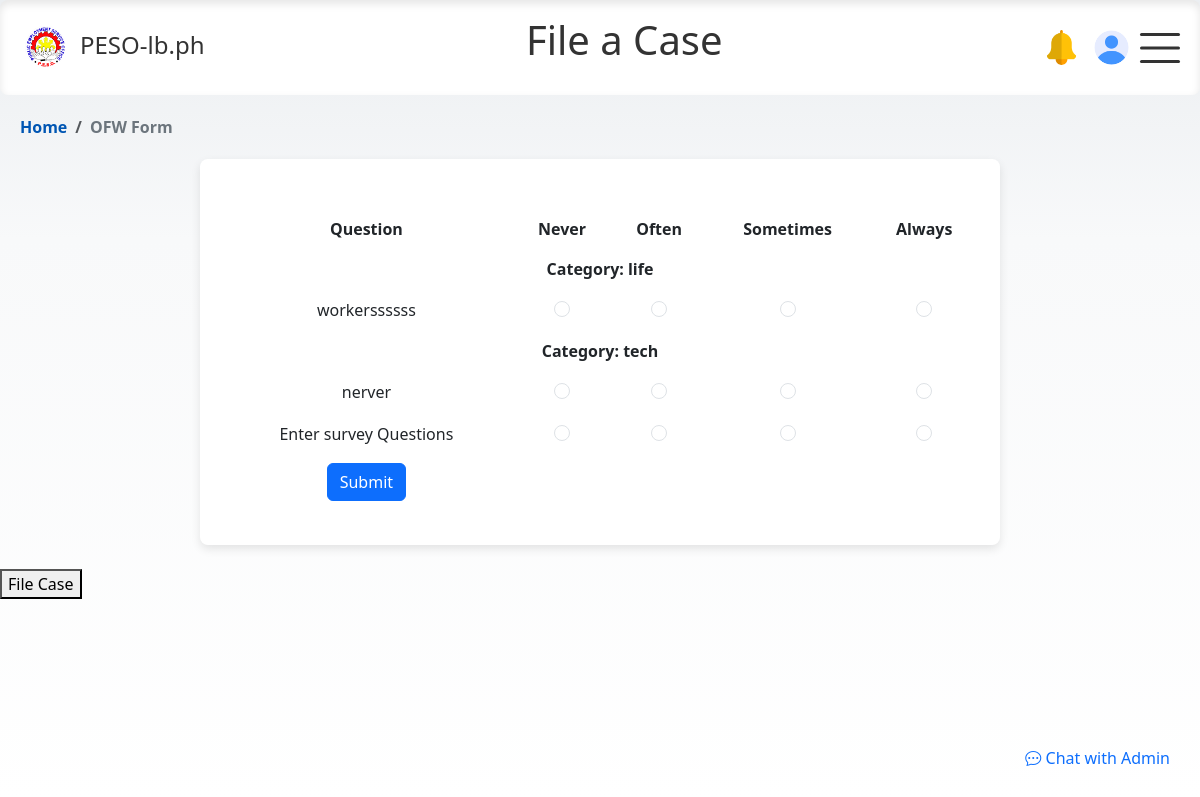
/html/applicant/ofw_form.php (signed in), run on the app's committed database.
### tables this page shows
CREATE TABLE `survey_form` (
  `id` int(11) NOT NULL,
  `question` varchar(200) DEFAULT NULL,
  `category` varchar(255) NOT NULL
);

### html/applicant/ofw_form.php (the view, shortened to what this page needs)
<?php
  include '../../php/conn_db.php';
  function checkSession() {
      if (!isset($_SESSION['id'])) {
          header("Location: ../login.html");
          exit();
      } else {
          return $_SESSION['id'];
      }
  }
  $userId = checkSession();
  $sql = "SELECT * FROM register WHERE id = ?";
  $stmt = $conn->prepare($sql);
  $stmt->bind_param("i", $userId);
  $stmt->execute();
  $result = $stmt->get_result();
  $row = $result->fetch_assoc();
?>
<!DOCTYPE html>
<html lang="en">
<head>
    <link rel="stylesheet" href="https://cdn.jsdelivr.net/npm/bootstrap@5.3.0/dist/css/bootstrap.min.css">
    <link href="https://cdnjs.cloudflare.com/ajax/libs/bootstrap-icons/1.10.0/font/bootstrap-icons.min.css" rel="stylesheet">
    <link rel="stylesheet" href="../../css/modal-form.css">
    <link rel="stylesheet" href="../../css/nav_float.css">
    <link rel="stylesheet" href="../../css/ofw_form.css">
</head>
<body>
  <nav>
      <div class="logo">
          <img src="../../img/logo_peso.png" alt="Logo">
          <a href="#"> PESO-lb.ph</a>
      </div>
      <header>
          <h1 class="h1">File a Case</h1>
      </header>
      <div class="profile-icons">
          <div class="notif-icon" data-bs-toggle="popover" data-bs-content="#" data-bs-placement="bottom">
              <img id="#" src="../../img/notif.png" alt="Profile Picture" class="rounded-circle">
          </div>
          <div class="profile-icon" data-bs-toggle="popover" data-bs-placement="bottom">
      <?php if (!empty($row['photo'])): ?>
          <img id="preview" src="../../php/applicant/images/<?php echo $row['photo']; ?>" alt="Profile Image" class="circular--square">
      <?php else: ?>
          <img src="../../img/user-placeholder.png" alt="Profile Picture" class="rounded-circle">
      <?php endif; ?>
      </div>
      </div>
      <div class="burger" id="burgerToggle">
          <span></span>
          <span></span>
          <span></span>
      </div>
  </nav>
  <nav class="bcrumb-container" aria-label="breadcrumb">
    <ol class="breadcrumb">
      <li class="breadcrumb-item"><a href="../../index(applicant).php" >Home</a></li>
      <li class="breadcrumb-item active" aria-current="page">OFW Form</li>
    </ol>
  </nav>
  <div class="form-container">
    <table class="table table-borderless">
        <tr>
            <th class="text-center">Question</th>
            <th class="text-center">Never</th>
            <th class="text-center">Often</th>
            <th class="text-center">Sometimes</th>
            <th class="text-center">Always</th>
        </tr>
        <form action='../../php/applicant/survey_reponse.php' method='POST'>
    <?php
        $sql = "SELECT * FROM survey_form ORDER BY category";
        $result = $conn->query($sql);
        $current_category = '';
        if ($result->num_rows > 0) {
          while($row = $result->fetch_assoc()) {
              $previous_response = '';
              if ($current_category != $row['category']) {
                  echo "<tr><td colspan='5'><strong>Category: " . $row['category'] . "</strong></td></tr>";
                  $current_category = $row['category'];
              }
              echo "<tr>
                      <td>" . $row["question"] . "</td>
                      <input type='hidden' name='survey_ids[]' value='" . $row['id'] . "'>
                      <input type='hidden' name='user_id' value='" . $userId . "'>
                      <td>
                        <div class='form-check d-flex justify-content-center'>
                          <input class='form-check-input' type='radio' name='response" . $row['id'] . "' value='Never' " . ($previous_response == 'Never' ? 'checked' : '') . ">
                        </div>
                      </td>
                      <td>
                        <div class='form-check d-flex justify-content-center'>
                          <input class='form-check-input' type='radio' name='response" . $row['id'] . "' value='Often' " . ($previous_response == 'Often' ? 'checked' : '') . ">
                        </div>
                      </td>
                      <td>
                        <div class='form-check d-flex justify-content-center'>
                          <input class='form-check-input' type='radio' name='response" . $row['id'] . "' value='Sometimes' " . ($previous_response == 'Sometimes' ? 'checked' : '') . ">
                        </div>
                      </td>
                      <td>
                        <div class='form-check d-flex justify-content-center'>
                          <input class='form-check-input' type='radio' name='response" . $row['id'] . "' value='Always' " . ($previous_response == 'Always' ? 'checked' : '') . ">
                        </div>
                      </td>
                    </tr>";
          }
      } else {
          echo "<tr><td colspan='5'>No questions found</td></tr>";
      }
      ?>
    <tr>
        <td>
            <input class="btn btn-primary" type="submit" value="Submit">
        </td>
    </tr>
        </form>
    </table>
  </div>
    <div class="chat-conainer">
      <a class="chat-admin" data-bs-toggle="offcanvas" data-bs-target="#chatOffcanvas">
        <i class="bi bi-chat-dots"></i> Chat with Admin
      </a>
  </div>
  <button id='openCaseBtn' data-ofw-id="<?php echo $userId; ?>" >File Case</button>
</body>
</html>

### css/nav_float.css (style rules this page uses)
body { margin: 0; opacity: 1; font-family: system-ui; background: linear-gradient(to bottom, #EBEEF1 0%, #f8f9fa 30%, #ffffff 100%); background-repeat: no-repeat; background-attachment: fixed; min-height: 100vh; }
.h1, .ofw-h1 { width: 100%; text-align: center; color: #333; margin-top:-1vh; }
.profile-icons,.profile-icon-employer, .profile-index { display: flex; align-items: left; margin-right: 3vw; }
.profile-icon, .profile-icon-employer, .profile-index, .notif-icon { width: 35px; height: 35px; border-radius:50%; overflow: hidden; position: relative; margin-right: 15px; }
.notif-icon img,.profile-icon img, .profile-icon-employer img { width: 100%; height: auto; }
td { width: -120vw; height: auto; }
nav { position: sticky; top: 0; background-color: #fff; color: #333; display: flex; justify-content: space-between; align-items: center; padding: 20px 20px; margin: auto; max-width: 100vw; box-shadow: inset 0px 4px 8px rgba(0, 0, 0, 0.1); border-radius: 8px; z-index: 1000; }
.logo { display: flex; align-items: center; margin-bottom: 5px; }
.logo a { color: #333; text-decoration: none; font-size: 24px; font-weight:400; margin-left:10px; }
.logo img { width: 50px; height: 50px; }
.burger { cursor: pointer; margin-left: 5vw; }
.burger { position: absolute; top: 50%; right: 20px; transform: translateY(-50%); width: 40px; height: 30px; background: transparent; cursor: pointer; }
.burger span { display: block; position: absolute; height: 3px; width: 100%; background: #333; border-radius: 5px; opacity: 1; left: 0; transform: rotate(0deg); transition: .25s ease-in-out; }
.burger span:nth-of-type(1) { top: 0px; transform-origin: left center; }
.burger span:nth-of-type(2) { top: 50%; transform: translateY(-50%); transform-origin: left center; }
.burger span:nth-of-type(3) { top: 100%; transform-origin: left center; transform: translateY(-100%); }
.bcrumb-container { position: relative; top: 0; background-color: transparent; color: #333; display: flex; justify-content:flex-start; align-items: left; padding: 20px 20px; margin: auto; margin-bottom: -5vh; max-width: auto; box-shadow: none; border-radius: 0; z-index: 1; }
.breadcrumb { background-color: transparent; list-style: none; }
.breadcrumb-item { color: #007bff; font-weight: bold; }
.breadcrumb-item.active { color: #6c757d; }
.breadcrumb-item a { text-decoration: none; color: #0056b3; }

### css/ofw_form.css (style rules this page uses)
.chat-conainer { position: fixed; display: flex; justify-content: flex-end; bottom: 0; right: 0; margin: 30px; }
.chat-admin { text-decoration: none; font-size: 1em; cursor: pointer; }
table { width: 100%; max-width: 100vw; margin-top: 4%; }
td { position: relative; padding: 0; text-align: center; vertical-align: middle; }
.form-container { display: flex; justify-content: center; align-items: center; min-height: auto; max-width: 800px; width: 100%; margin: 2% auto; background-color: #fff; padding: 20px; border-radius: 8px; box-shadow: 0px 4px 10px rgba(0, 0, 0, 0.1); }

### data on the page
survey_form: category "life", question "workerssssss"
survey_form: category "tech", question "nerver"
survey_form: question "Enter survey Questions"
